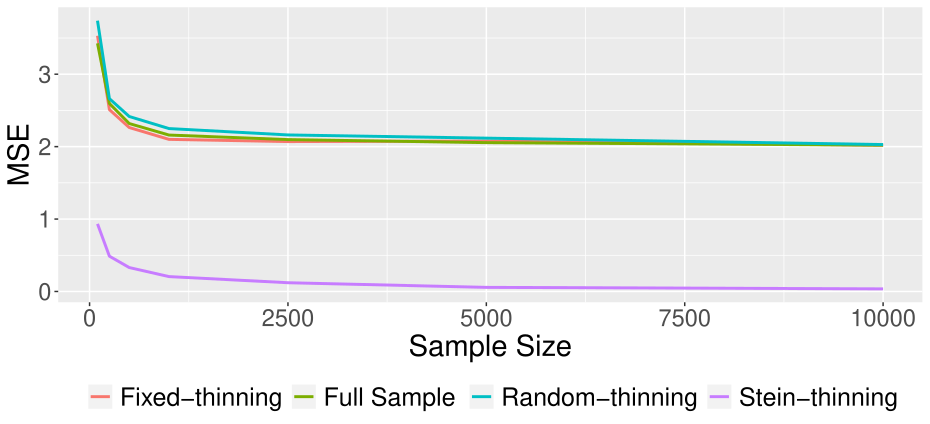

R code for this plot:
#rm(list = ls())

#===============================================================================
##functions for stein thinning

library(Rcpp)
sourceCpp("00_Stein_Thin_Indices.cpp")

#===============================================================================
##the main function

thin.comp <- function(rep = 1e2, n.all = c(50, 100, 200, 500, 1000)){
  
  #true values
  d = 1
  mu.true <- rep(0,d)
  sigma.true <- diag(d)
  
  #storage for the values
  store.arr <- array(0, dim = c(length(n.all), 4, rep))
  
  #loops start here
  for (i.n in 1:length(n.all))
  {
    for (i.rep in 1:rep)
    {
      set.seed(100 + i.n + i.rep)
      
      n.cur <- n.all[i.n]
      m <- ceiling(log(n.cur)^2)
      
      samp <- as.matrix(draw.mvn.mcmc(n.cur, d = d, mu = mu.true, sigma = sigma.true, bias = 2)[[1]])
      
      #---------------------------------------------
      #random thinning
      ind.1 <- sample(1:n.cur, m, replace = T)
      samp.1 <- as.matrix(samp[ind.1, ])
      mu.est.1 <- colMeans(samp.1)
      store.arr[i.n, 1, i.rep] <- norm(mu.est.1 - mu.true, type = "2")
      
      #---------------------------------------------
      #fixed thinning
      ind.2 <- seq(1, m * floor(n.cur/m), by = floor(n.cur/m))
      samp.2 <- as.matrix(samp[ind.2, ])
      mu.est.2 <- colMeans(samp.2)
      store.arr[i.n, 2, i.rep] <- norm(mu.est.2 - mu.true, type = "2")
      
      #---------------------------------------------
      #Stein thinning
      ind.3 <- stein_thin_indices_cpp(samp, m)
      samp.3 <- as.matrix(samp[ind.3, ]) 
      mu.est.3 <- colMeans(samp.3)
      store.arr[i.n, 3, i.rep] <- norm(mu.est.3 - mu.true, type = "2")
      
      #---------------------------------------------
      #No thinning
      mu.est.4 <- colMeans(samp)
      store.arr[i.n, 4, i.rep] <- norm(mu.est.4 - mu.true, type = "2")
      
      #---------------------------------------------
      #aesthetics
      print("-------------------------------")
      print(paste0("We are at n = ",n.all[i.n]," and rep = ", i.rep))
      
    }
    
  }
  
  return(store.arr)
  
}

#===============================================================================
source("00_Draw_MVN_MCMC.R")

out <- thin.comp(rep = 25, n.all = c(100, 250, 500, 1000, 2500, 5000, 10000))
save(out, file = "05_Thin_comp_Biased_MCMC.Rdata")

#----------------------
#rm(list = ls())

load("05_Thin_comp_Biased_MCMC.Rdata")
tab <- as.table(round(apply(out, c(1, 2), mean),5))
colnames(tab) <- c("Fixed_Thinning", "Random_Thinning", "Stein_Thinning", "Full Sample")
rownames(tab) <- c("n =  100", "n = 250", "n = 500", "n = 1000", "n = 2500", "n = 5000", "n = 10000")
tab

df <- data.frame(n = rep(c(100, 250, 500, 1000, 2500, 5000, 10000), 4),
                 MSE = unname(c(tab[,1],tab[,2],tab[,3],tab[,4])),
                 type = c( rep("Fixed Thinning ", nrow(tab)), 
                           rep("Random Thinning ", nrow(tab)),
                           rep("Stein Thinning ", nrow(tab)),
                           rep("Full Sample ", nrow(tab))))

library(ggplot2)
ggplot() +
  geom_line(data = df, mapping = aes(x = n, y = MSE, col = type), lwd = 1) +
  labs(x = "Sample Size", y = "MSE") +
  theme(axis.title = element_text(size = 16),
        axis.text = element_text(size = 14),
        legend.position = "bottom",
        legend.title = element_blank(),
        legend.text = element_text(size = 14))
